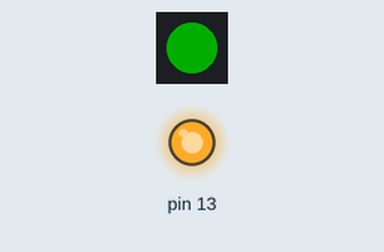
Simulated run of this sketch. Board: Arduino Uno, built for the host (arithmetic inside an expression is 32-bit, double 64-bit). Shown: 1 RGB LEDs in strip order, left to right, output pins drawn as LEDs (lit = HIGH). Dim RGB values are drawn brighter than linear; random numbers use the default seed unless the sketch sets one; what the sketch prints to the serial monitor is not drawn.

Above: at 0.75 s.
At 20.6 s:
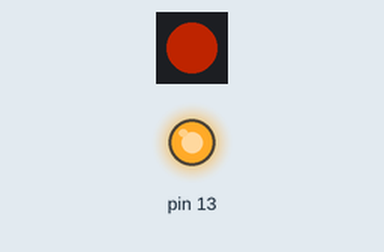
At 39.1 s:
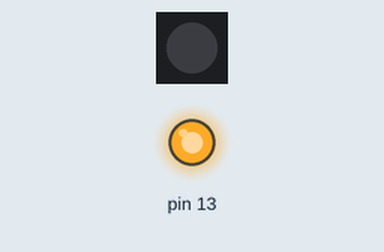
Timing chart, 0 to 40.0 s (numbered marks = the images above):
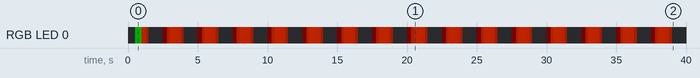

Measured:
- by itself, RGB LED 0: off → RGB(0, 50, 0) at 0.51 s, → RGB(79, 14, 0) 0.49 s later, → RGB(33, 6, 0) 0.30 s later, → off 0.20 s later, … (94 changes in this stretch)

The sketch:

ExampleSensor.ino
```cpp
/*
 * Example Sensor Device
 *
 * This example shows how a floating point value works with minimum and maximum values.
 * When the value returned from the callback function is outside the range of min/max values,
 * the result is not sent up to the RoboRIO. It can be queried, but it is not automatically sent.
 *
 * To try it out:
 * 1. Install this code on a supported device (Adafruit Feather RP2040 Scorpio)
 * 2. Open the USB serial port in a serial terminal program (115200 bps)
 * 3. Send {}
 */
#include <Sensor2357.h>

#define LOOP_DELAY_MS            10

float floatValue = 6.0F;
unsigned long lastIncrement = millis();
unsigned long nextIncrement = lastIncrement + 1000;

void increment() {
  floatValue += 2.25F;
  if (floatValue > 40.0F) {
    floatValue = 0.0F;
  }
}

float readFloatValue(float min, float max) {
  if (millis() > nextIncrement) {
    increment();
    lastIncrement = millis();
    nextIncrement = lastIncrement + random(250, 5000);
  }
  return floatValue;
}

SensorDevice_Adafruit_RP2040_Scorpio<1> device("ExampleSensor");

void setup() {
  device.initSensor("floatValue", readFloatValue, 5.0F, 30.0F);
  device.begin();
}

void loop() {
  device.update();
  delay(LOOP_DELAY_MS);
}
```
